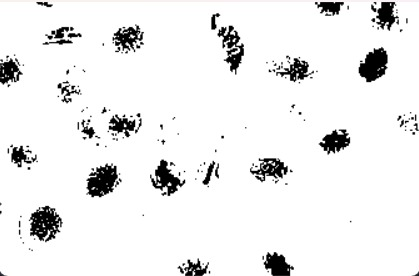
#> input picture Nomor5.jpg, 419 x 276 px, found by its file name
$ python 13_suplemen9_erosi.py
#> lines starting #> are read from the running program, lines starting #| are printed output that depends on the picture; after the words box and inside, x2 and y2 are one past the last pixel; in counts of white or black regions, pixels touching at a corner belong together
import cv2
import numpy as np
from matplotlib import pyplot as plt

imggambar = cv2.imread("./Nomor5.jpg", 0)
#> imggambar: shape (276, 419); min 0, max 255, mean 237
kernel = np.ones((5, 5), np.uint8)
kernel2 = np.ones((1, 1), np.uint8)


imgCanny = cv2.Canny(imggambar, 10, 150)
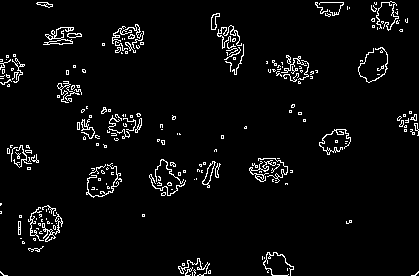
#> imgCanny: shape (276, 419); 4.2% white in thin lines or dots
imgdilation5 = cv2.dilate(imgCanny, kernel, iterations=1)
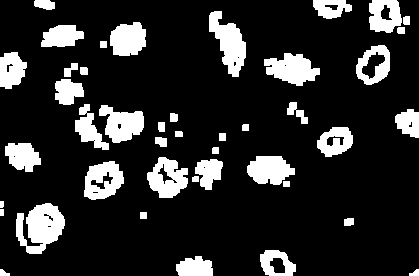
#> imgdilation5: shape (276, 419); 16.6% white; 43 white regions, largest, box (x1, y1, x2, y2) and area: (16, 203, 65, 254) 1598, (209, 11, 246, 77) 1290, (264, 53, 320, 86) 1160
imgErode = cv2.erode(imgdilation5, kernel2, iterations=1)

tampil_hor = np.concatenate((imgCanny, imgErode), axis=1)
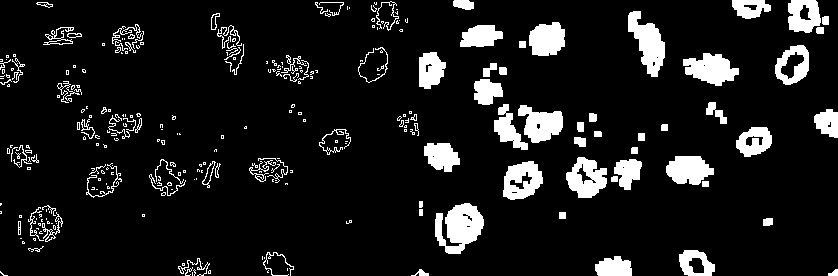
#> tampil_hor: shape (276, 838); 10.4% white; 276 white regions (181 under 20 px), largest, box (x1, y1, x2, y2) and area: (435, 203, 484, 254) 1598, (628, 11, 665, 77) 1290, (683, 53, 739, 86) 1160
cv2.imshow('hasil akhir', tampil_hor)

# cv2.imshow("erosion Image",imgErode)
cv2.waitKey(0)
cv2.destroyAllWindows

$ run again, with Nomor1.jpg copied over Nomor5.jpg
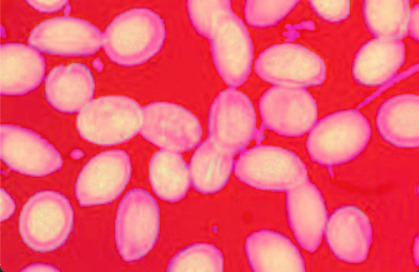
#> input picture Nomor1.jpg, 419 x 272 px, found by its file name
#> `imgCanny = cv2.Canny(imggambar, 10, 150)`:
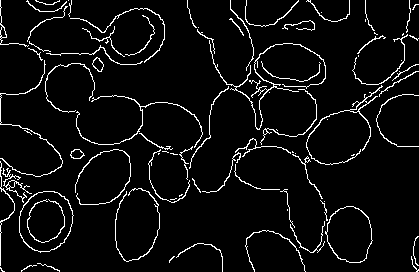
#> imgCanny: shape (272, 419); 5.6% white in thin lines or dots
#> imgdilation5: shape (272, 419); 27.8% white; 7 white regions, largest, box (x1, y1, x2, y2) and area: (0, 0, 419, 272) 29115, (374, 92, 419, 149) 679, (167, 241, 225, 272) 514
#> `tampil_hor = np.concatenate((imgCanny, imgErode), axis=1)`:
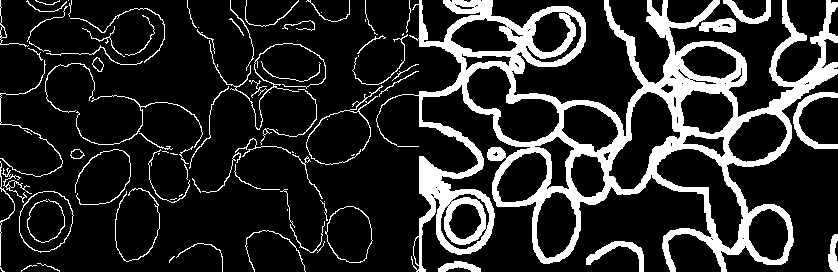
#> tampil_hor: shape (272, 838); 16.7% white; 87 white regions (24 under 20 px), largest, box (x1, y1, x2, y2) and area: (376, 0, 838, 272) 29330, (793, 92, 838, 149) 679, (209, 40, 326, 130) 545

$ run again, with Nomor3.jpg copied over Nomor5.jpg
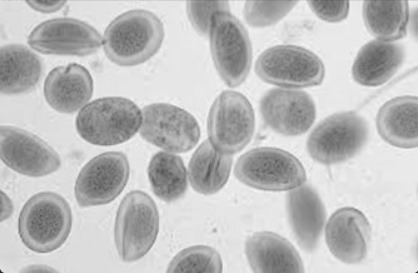
#> input picture Nomor3.jpg, 418 x 273 px, found by its file name
#> `imgCanny = cv2.Canny(imggambar, 10, 150)`:
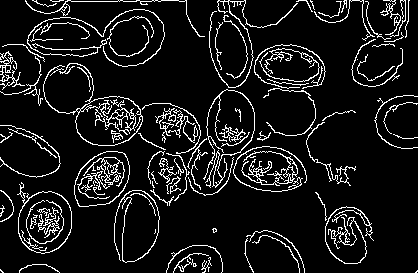
#> imgCanny: shape (273, 418); 9.6% white in thin lines or dots
#> imgdilation5: shape (273, 418); 41.9% white; 13 white regions, largest, box (x1, y1, x2, y2) and area: (0, 0, 412, 265) 36479, (15, 180, 74, 256) 3016, (313, 190, 376, 266) 2368
#> `tampil_hor = np.concatenate((imgCanny, imgErode), axis=1)`:
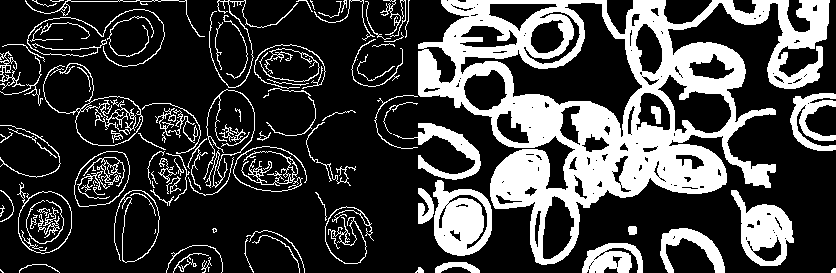
#> tampil_hor: shape (273, 836); 25.8% white; 101 white regions (9 under 20 px), largest, box (x1, y1, x2, y2) and area: (418, 0, 830, 265) 36479, (433, 180, 492, 256) 3016, (731, 190, 794, 266) 2368
